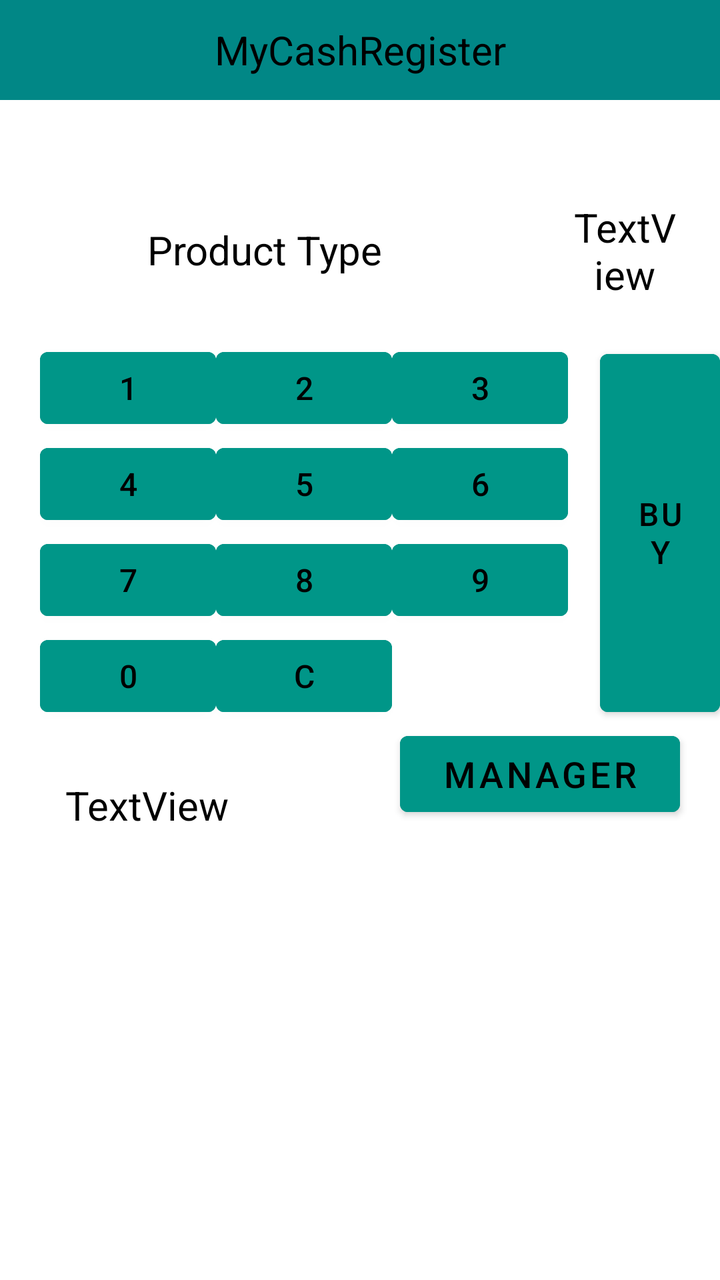
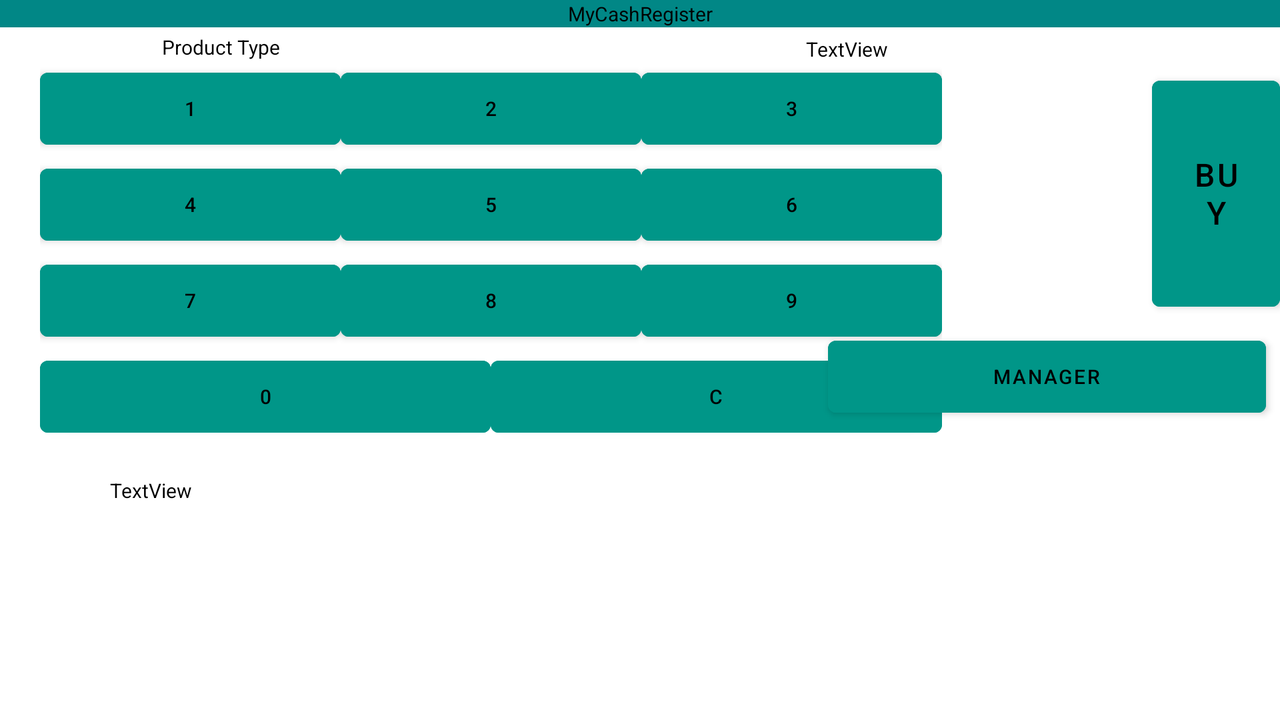

An Android layout and its configuration variant, each rendered on a device that would load it. The default file and the variant file are quoted in full after the pictures.
<!-- AndroidManifest.xml: application theme Theme.CashRegisterAssignment2 -->
<!-- res/layout/activity_main.xml -->
<?xml version="1.0" encoding="utf-8"?>
<RelativeLayout
    xmlns:android="http://schemas.android.com/apk/res/android"
    xmlns:app="http://schemas.android.com/apk/res-auto"
    xmlns:tools="http://schemas.android.com/tools"
    android:background="@color/LightGrey"
    android:layout_width="match_parent"
    android:layout_height="match_parent"

    tools:context=".MainActivity">

    <TextView
        android:id="@+id/title"
        android:layout_width="match_parent"
        android:layout_height="50sp"
        android:background="@color/teal_700"
        android:gravity="center"
        android:text="@string/textcashregister"
        android:textColor="@color/black"
        android:textSize="20sp" />

    <TextView
        android:id="@+id/textViewproduct"
        android:layout_width="225dp"
        android:layout_height="50dp"
        android:layout_below="@id/title"
        android:layout_marginLeft="20sp"
        android:layout_marginTop="50sp"
        android:gravity="center"
        android:text="@string/product_type"
        android:textColor="@color/black"
        android:textSize="20sp" />

    <TextView
        android:id="@+id/textViewamount"
        android:layout_width="91dp"
        android:layout_height="50dp"
        android:layout_below="@id/title"
        android:layout_marginLeft="40dp"
        android:layout_marginTop="50sp"
        android:layout_marginRight="20sp"
        android:textSize="20sp"
        android:layout_toRightOf="@id/textViewproduct"
        android:gravity="center"
        android:text="@string/textviewamount"
        android:textColor="@color/black" />

    <TableLayout
        android:id="@+id/tableid"
        android:layout_width="wrap_content"
        android:layout_height="wrap_content"
        android:layout_below="@id/textViewproduct"
        android:layout_marginLeft="20sp"
        android:layout_marginTop="20dp"
        android:backgroundTint="#000000">


        <TableRow
            android:layout_width="match_parent"
            android:layout_height="match_parent">

            <Button
                android:id="@+id/button1"
                android:layout_width="wrap_content"
                android:layout_height="wrap_content"
                android:backgroundTint="#009688"
                android:fontFamily="sans-serif-medium"
                android:text="@string/button1"
                android:textColor="#000000"
                android:textSize="16sp"
                app:strokeColor="#673AB7"
                tools:ignore="TextContrastCheck" />

            <Button
                android:id="@+id/button2"
                android:layout_width="wrap_content"
                android:layout_height="wrap_content"
                android:backgroundTint="#009688"
                android:fontFamily="sans-serif-medium"
                android:text="@string/button2"
                android:textColor="@color/black"
                android:textSize="16sp" />

            <Button
                android:id="@+id/button3"
                android:layout_width="wrap_content"
                android:layout_height="wrap_content"
                android:backgroundTint="#009688"
                android:fontFamily="sans-serif-medium"
                android:text="@string/button3"
                android:textColor="@color/black"
                android:textSize="16sp" />
        </TableRow>

        <TableRow
            android:layout_width="match_parent"
            android:layout_height="match_parent">

            <Button
                android:id="@+id/button4"
                android:layout_width="wrap_content"
                android:layout_height="wrap_content"
                android:backgroundTint="#009688"
                android:fontFamily="sans-serif-medium"
                android:text="@string/button4"
                android:textColor="@color/black"
                android:textSize="16sp" />

            <Button
                android:id="@+id/button5"
                android:layout_width="wrap_content"
                android:layout_height="wrap_content"
                android:backgroundTint="#009688"
                android:fontFamily="sans-serif-medium"
                android:text="@string/button5"
                android:textColor="@color/black"
                android:textSize="16sp" />

            <Button
                android:id="@+id/button6"
                android:layout_width="wrap_content"
                android:layout_height="wrap_content"
                android:backgroundTint="#009688"
                android:fontFamily="sans-serif-medium"
                android:text="@string/button6"
                android:textColor="@color/black"
                android:textSize="16sp" />
        </TableRow>

        <TableRow
            android:layout_width="match_parent"
            android:layout_height="match_parent">

            <Button
                android:id="@+id/button7"
                android:layout_width="wrap_content"
                android:layout_height="wrap_content"
                android:backgroundTint="#009688"
                android:fontFamily="sans-serif-medium"
                android:text="@string/button7"
                android:textColor="@color/black"
                android:textSize="16sp" />

            <Button
                android:id="@+id/button8"
                android:layout_width="wrap_content"
                android:layout_height="wrap_content"
                android:backgroundTint="#009688"
                android:fontFamily="sans-serif-medium"
                android:text="@string/button8"
                android:textColor="@color/black"
                android:textSize="16sp" />

            <Button
                android:id="@+id/button9"
                android:layout_width="wrap_content"
                android:layout_height="wrap_content"
                android:backgroundTint="#009688"
                android:fontFamily="sans-serif-medium"
                android:text="@string/button9"
                android:textColor="@color/black"
                android:textSize="16sp" />

        </TableRow>

        <TableRow
            android:layout_width="match_parent"
            android:layout_height="wrap_content">

            <Button
                android:id="@+id/button0"
                android:layout_width="wrap_content"
                android:layout_height="wrap_content"
                android:backgroundTint="#009688"
                android:fontFamily="sans-serif-medium"
                android:text="@string/button0"
                android:textColor="@color/black"
                android:textSize="16sp" />

            <Button
                android:id="@+id/buttonCancel"
                android:layout_width="wrap_content"
                android:layout_height="wrap_content"
                android:backgroundTint="#009688"
                android:fontFamily="sans-serif-medium"
                android:text="@string/buttonC"
                android:textColor="@color/black"
                android:textSize="16sp" />

        </TableRow>

    </TableLayout>

    <Button
        android:id="@+id/buyButton"
        android:layout_width="78dp"
        android:layout_height="191dp"
        android:layout_below="@id/textViewamount"
        android:layout_marginLeft="16dp"
        android:layout_marginTop="21dp"
        android:layout_toRightOf="@id/tableid"
        android:backgroundTint="#009688"
        android:fontFamily="sans-serif-medium"
        android:text="@string/buttonBuy"
        android:textColor="@color/black"
        android:textSize="16sp"></Button>

    <Button
        android:id="@+id/buttonmanager"
        android:layout_width="250sp"
        android:layout_height="50sp"
        android:textSize="18sp"
        android:layout_below="@id/buyButton"
        android:layout_marginStart="200sp"
        android:layout_marginEnd="20sp"
        android:backgroundTint="#009688"
        android:text="MANAGER"
        android:textColor="@color/black" />

    <TextView
        android:id="@+id/textViewquantity"
        android:layout_width="107dp"
        android:layout_height="41dp"
        android:layout_below="@id/tableid"
        android:layout_marginLeft="20sp"
        android:layout_marginTop="20sp"
        android:gravity="center"
        android:text="@string/textQuantity"
        android:textColor="@color/black"
        android:textSize="20sp" />

    <ListView
        android:id="@+id/listproduct"
        android:layout_width="match_parent"
        android:layout_height="284dp"
        android:layout_below="@id/textViewquantity"
        android:layout_marginLeft="10sp"
        android:layout_marginTop="30sp"
        tools:visibility="visible" />

</RelativeLayout>
<!-- resources referenced by this layout -->
<resources>
  <string name="button0">0</string>
  <string name="button1">1</string>
  <string name="button2">2</string>
  <string name="button3">3</string>
  <string name="button4">4</string>
  <string name="button5">5</string>
  <string name="button6">6</string>
  <string name="button7">7</string>
  <string name="button8">8</string>
  <string name="button9">9</string>
  <string name="buttonBuy">BUY</string>
  <string name="buttonC">C</string>
  <string name="product_type">Product Type</string>
  <string name="textQuantity">TextView</string>
  <string name="textcashregister">MyCashRegister</string>
  <string name="textviewamount">TextView</string>
  <style name="Theme.CashRegisterAssignment2" parent="Theme.MaterialComponents.DayNight.DarkActionBar">
          
          <item name="colorPrimary">@color/purple_500</item>
          <item name="colorPrimaryVariant">@color/purple_700</item>
          <item name="colorOnPrimary">@color/white</item>
          
          <item name="colorSecondary">@color/teal_200</item>
          <item name="colorSecondaryVariant">@color/teal_700</item>
          <item name="colorOnSecondary">@color/black</item>
          
          <item name="android:statusBarColor" tools:targetApi="l">?attr/colorPrimaryVariant</item>
          
      </style>
</resources>
<!-- res/layout-land/activity_main.xml (the repository's variant of the layout above) -->
<!-- drawn on the phone turned sideways -->
<?xml version="1.0" encoding="utf-8"?>
<RelativeLayout
    xmlns:android="http://schemas.android.com/apk/res/android"
    xmlns:app="http://schemas.android.com/apk/res-auto"
    xmlns:tools="http://schemas.android.com/tools"
    android:background="@color/LightGrey"
    android:layout_width="match_parent"
    android:layout_height="match_parent"

    tools:context=".MainActivity">

    <TextView
        android:id="@+id/title"
        android:layout_width="match_parent"
        android:layout_height="wrap_content"
        android:background="@color/teal_700"
        android:gravity="center"
        android:text="@string/textcashregister"
        android:textColor="@color/black"
        android:textSize="10sp" />

    <TextView
        android:id="@+id/textViewproduct"
        android:layout_width="211dp"
        android:layout_height="wrap_content"
        android:layout_below="@id/title"
        android:layout_alignParentStart="true"
        android:layout_marginStart="5dp"
        android:layout_marginLeft="20sp"
        android:layout_marginTop="3dp"
        android:gravity="center"
        android:text="@string/product_type"
        android:textColor="@color/black"
        android:textSize="10sp" />

    <TextView
        android:id="@+id/textViewamount"
        android:layout_width="91dp"
        android:layout_height="wrap_content"
        android:layout_below="@id/title"
        android:layout_alignParentEnd="true"
        android:layout_marginLeft="2dp"
        android:layout_marginTop="4dp"
        android:layout_marginEnd="9dp"
        android:layout_marginRight="20sp"
        android:layout_toRightOf="@id/textViewproduct"
        android:gravity="center"
        android:text="@string/textviewamount"
        android:textColor="@color/black"
        android:textSize="10sp" />

    <TableLayout
        android:id="@+id/tableid"
        android:layout_width="451dp"
        android:layout_height="wrap_content"
        android:layout_below="@id/textViewproduct"
        android:layout_marginLeft="20sp"
        android:layout_marginTop="0dp"
        android:backgroundTint="#000000">


        <TableRow
            android:layout_width="match_parent"
            android:layout_height="match_parent"
            android:layout_weight="3">

            <Button
                android:id="@+id/button1"
                android:layout_width="match_parent"
                android:layout_height="wrap_content"
                android:layout_weight="1"
                android:backgroundTint="#009688"
                android:fontFamily="sans-serif-medium"
                android:text="@string/button1"
                android:textColor="#000000"
                android:textSize="10sp"
                app:strokeColor="#673AB7"
                tools:ignore="TextContrastCheck" />

            <Button
                android:id="@+id/button2"
                android:layout_width="wrap_content"
                android:layout_height="wrap_content"
                android:layout_weight="1"
                android:backgroundTint="#009688"
                android:fontFamily="sans-serif-medium"
                android:text="@string/button2"
                android:textColor="@color/black"
                android:textSize="10sp" />

            <Button
                android:id="@+id/button3"
                android:layout_width="match_parent"
                android:layout_height="wrap_content"
                android:layout_weight="1"
                android:backgroundTint="#009688"
                android:fontFamily="sans-serif-medium"
                android:text="@string/button3"
                android:textColor="@color/black"
                android:textSize="10sp" />
        </TableRow>

        <TableRow
            android:layout_width="match_parent"
            android:layout_height="match_parent"
            android:layout_weight="3">

            <Button
                android:id="@+id/button4"
                android:layout_width="wrap_content"
                android:layout_height="wrap_content"
                android:layout_weight="1"
                android:backgroundTint="#009688"
                android:fontFamily="sans-serif-medium"
                android:text="@string/button4"
                android:textColor="@color/black"
                android:textSize="10sp" />

            <Button
                android:id="@+id/button5"
                android:layout_width="wrap_content"
                android:layout_height="wrap_content"
                android:layout_weight="1"
                android:backgroundTint="#009688"
                android:fontFamily="sans-serif-medium"
                android:text="@string/button5"
                android:textColor="@color/black"
                android:textSize="10sp" />

            <Button
                android:id="@+id/button6"
                android:layout_width="wrap_content"
                android:layout_height="wrap_content"
                android:layout_weight="1"
                android:backgroundTint="#009688"
                android:fontFamily="sans-serif-medium"
                android:text="@string/button6"
                android:textColor="@color/black"
                android:textSize="10sp" />
        </TableRow>

        <TableRow
            android:layout_width="match_parent"
            android:layout_height="match_parent"
            android:layout_weight="3">

            <Button
                android:id="@+id/button7"
                android:layout_width="wrap_content"
                android:layout_height="wrap_content"
                android:layout_weight="1"
                android:backgroundTint="#009688"
                android:fontFamily="sans-serif-medium"
                android:text="@string/button7"
                android:textColor="@color/black"
                android:textSize="10sp" />

            <Button
                android:id="@+id/button8"
                android:layout_width="wrap_content"
                android:layout_height="wrap_content"
                android:layout_weight="1"
                android:backgroundTint="#009688"
                android:fontFamily="sans-serif-medium"
                android:text="@string/button8"
                android:textColor="@color/black"
                android:textSize="10sp" />

            <Button
                android:id="@+id/button9"
                android:layout_width="wrap_content"
                android:layout_height="wrap_content"
                android:layout_weight="1"
                android:backgroundTint="#009688"
                android:fontFamily="sans-serif-medium"
                android:text="@string/button9"
                android:textColor="@color/black"
                android:textSize="10sp" />

        </TableRow>

        <TableRow
            android:layout_width="match_parent"
            android:layout_height="wrap_content"
            android:layout_weight="3">

            <Button
                android:id="@+id/button0"
                android:layout_width="wrap_content"
                android:layout_height="wrap_content"
                android:layout_weight="1"
                android:backgroundTint="#009688"
                android:fontFamily="sans-serif-medium"
                android:text="@string/button0"
                android:textColor="@color/black"
                android:textSize="10sp" />

            <Button
                android:id="@+id/buttonCancel"
                android:layout_width="wrap_content"
                android:layout_height="wrap_content"
                android:layout_weight="1"
                android:backgroundTint="#009688"
                android:fontFamily="sans-serif-medium"
                android:text="@string/buttonC"
                android:textColor="@color/black"
                android:textSize="10sp" />

        </TableRow>

    </TableLayout>

    <Button
        android:id="@+id/buyButton"
        android:layout_width="124dp"
        android:layout_height="125dp"
        android:layout_below="@id/textViewamount"
        android:layout_marginLeft="105dp"
        android:layout_marginTop="3dp"
        android:layout_toRightOf="@id/tableid"
        android:backgroundTint="#009688"
        android:fontFamily="sans-serif-medium"
        android:text="@string/buttonBuy"
        android:textColor="@color/black"
        android:textSize="16sp"></Button>

    <Button
        android:id="@+id/buttonmanager"
        android:layout_width="219dp"
        android:layout_height="wrap_content"
        android:layout_below="@id/buyButton"
        android:layout_alignParentEnd="true"
        android:layout_marginStart="200sp"
        android:layout_marginTop="5dp"
        android:layout_marginEnd="7dp"
        android:backgroundTint="#009688"
        android:text="MANAGER"
        android:textColor="@color/black"
        android:textSize="10sp" />

    <TextView
        android:id="@+id/textViewquantity"
        android:layout_width="111dp"
        android:layout_height="wrap_content"
        android:layout_below="@id/tableid"
        android:layout_marginLeft="20sp"
        android:layout_marginTop="16dp"
        android:gravity="center"
        android:text="@string/textQuantity"
        android:textColor="@color/black"
        android:textSize="10sp" />

    <ListView
        android:id="@+id/listproduct"
        android:layout_width="681dp"
        android:layout_height="wrap_content"
        android:layout_below="@id/textViewquantity"
        android:layout_alignParentStart="true"
        android:layout_alignParentEnd="true"
        android:layout_alignParentBottom="true"
        android:layout_marginStart="26dp"
        android:layout_marginLeft="10sp"
        android:layout_marginTop="1dp"
        android:layout_marginEnd="24dp"
        android:layout_marginBottom="5dp"
        tools:visibility="visible" />

</RelativeLayout>
